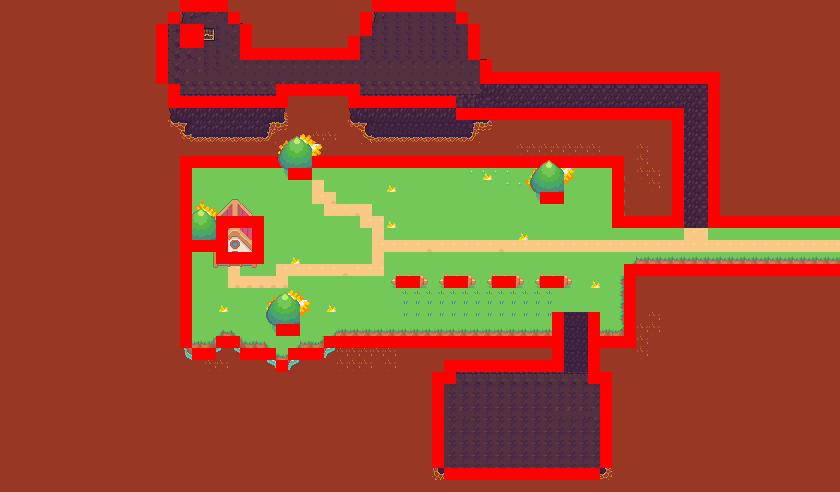

This game map was drawn from its Tiled (.tmx) file and the tilesets committed beside it. A one-line description and the trimmed map source follow:
An orthogonal 70x41 tile map with 12x12 px tiles, 9 tile layers (lave, eau, terrain, sentier, ...), 5 tilesets.

<map version="1.10" tiledversion="1.10.2" orientation="orthogonal" renderorder="right-down" width="70" height="41" tilewidth="12" tileheight="12" infinite="0" nextlayerid="10" nextobjectid="1">
 <editorsettings>
  <export target="../img/map..tmj" format="json" />
 </editorsettings>
 <tileset firstgid="1" name="map" tilewidth="12" tileheight="12" spacing="1" margin="1" tilecount="841" columns="29">
  <image source="First Asset pack.png" width="384" height="384" />
 </tileset>
 <tileset firstgid="842" name="freelavatileset-Sheet" tilewidth="12" tileheight="12" spacing="1" margin="1" tilecount="1224" columns="68">
  <image source="FREE TILESET FILES/freelavatileset-Sheet.png" width="896" height="240" />
 </tileset>
 <tileset firstgid="2066" source="fire_column_medium_2.tsx" />
 <tileset firstgid="2084" source="fire_column_medium_1.tsx" />
 <tileset firstgid="2102" source="collisionTileset.tsx" />
 <layer id="8" name="lave" width="70" height="41">
  <data>[2870 cells, 2866 non-empty, 4 distinct tile ids]</data>
 </layer>
 <layer id="1" name="eau" width="70" height="41">
  <data>[2870 cells, 1977 non-empty, 55 distinct tile ids]</data>
 </layer>
 <layer id="2" name="terrain" width="70" height="41">
  <data>[2870 cells, 704 non-empty, 57 distinct tile ids]</data>
 </layer>
 <layer id="6" name="sentier" width="70" height="41">
  <data>[2870 cells, 67 non-empty, 2 distinct tile ids]</data>
 </layer>
 <layer id="3" name="house" width="70" height="41">
  <data>[2870 cells, 48 non-empty, 43 distinct tile ids]</data>
 </layer>
 <layer id="5" name="fire" width="70" height="41">
  <data>[2870 cells, 78 non-empty, 8 distinct tile ids]</data>
 </layer>
 <layer id="4" name="plante" width="70" height="41">
  <data>[2870 cells, 166 non-empty, 27 distinct tile ids]</data>
 </layer>
 <layer id="7" name="collision" width="70" height="41">
  <data>[2870 cells, 332 non-empty, 1 distinct tile ids]</data>
 </layer>
 <layer id="9" name="foreground" width="70" height="41">
  <data>[2870 cells, 52 non-empty, 19 distinct tile ids]</data>
 </layer>
</map>
